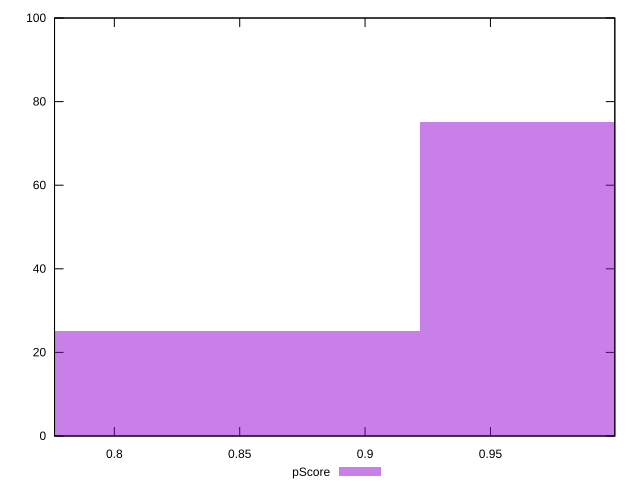

The gnuplot source for this figure:
reset

$pScore <<EOF
1.024155674460636 75
0.8193245395685088 25
EOF

set key outside below
set boxwidth 0.2048311348921272
set xrange [0.7761429257345126:0.9996090852968826]
set yrange [0:100]
set trange [0:100]
set style fill transparent solid 0.5 noborder
set terminal svg size 640, 490 enhanced background rgb 'white'
set output "report_00009_2021-02-08T22-37-41.559Z/uses-long-cache-ttl/samples/pages+cached+noadtech+nomedia+nocss/pScore/histogram.svg"

plot $pScore title "pScore" with boxes

reset
